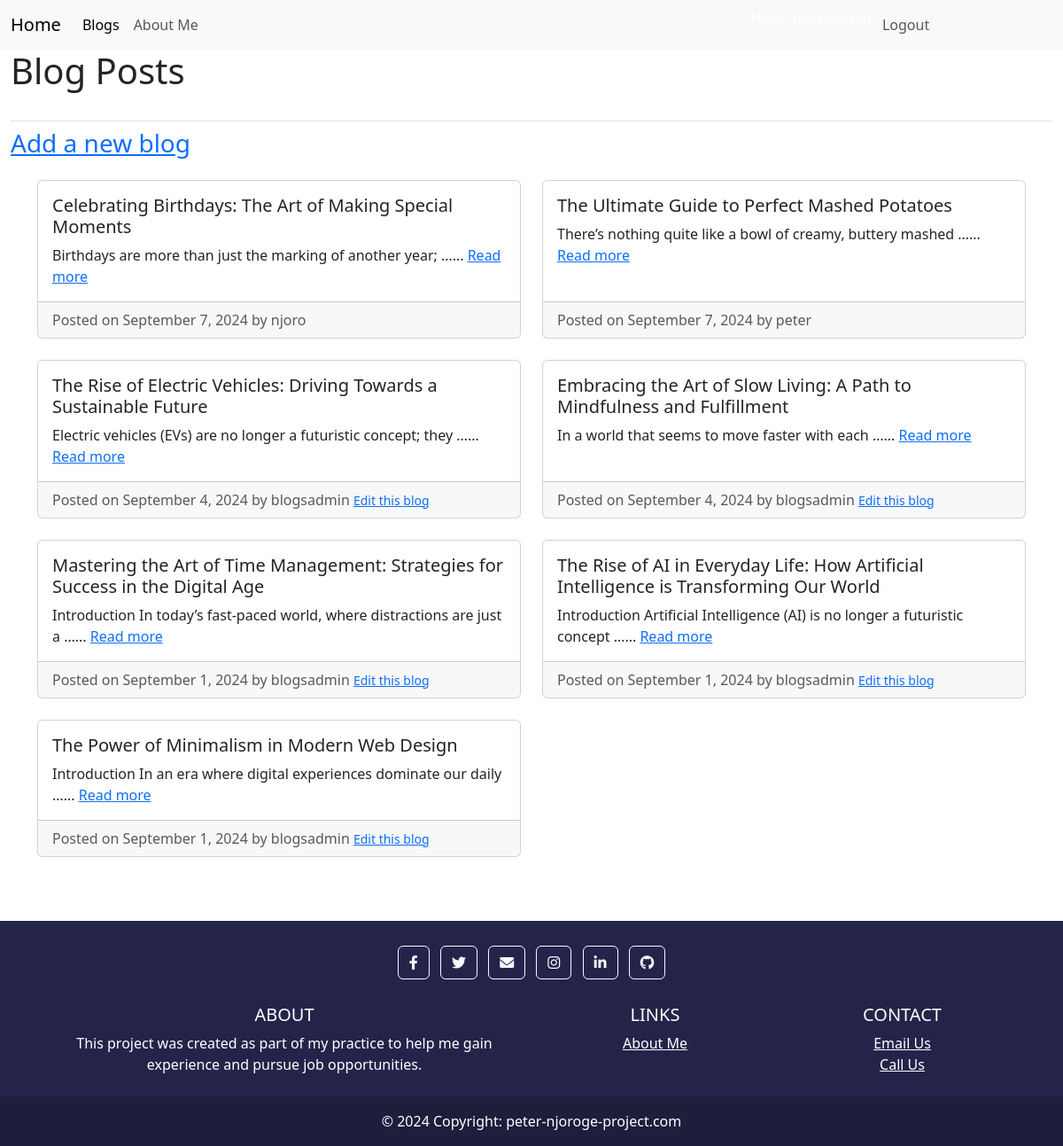
/blogs/ (signed in), run on the app's committed database.
### blogs/models.py (models this page shows, shortened)
class BlogPost(models.Model):
    title = models.CharField(max_length=200)
    text = models.TextField()
    date_added = models.DateTimeField(auto_now_add=True)
    owner = models.ForeignKey(User, on_delete=models.CASCADE)

### blogs/views.py (the view)
# urls.py: path('', include('blogs.urls')),
def blogs(request):
    blogs = BlogPost.objects.order_by('-date_added')
    logged_user = request.user
    context = {'blogs': blogs, 'logged_user': logged_user}
    return render(request, 'blogs/blogs.html', context)

### blogs/templates/blogs/blogs.html (shortened to what this page needs)
{% extends "blogs/base.html" %}
{% block page_header %}
<h1 class="mb-4">Blog Posts</h1>
{% endblock page_header%}
{% block content %} <h3>
{% if user.is_authenticated == True %}
<a href="{% url 'blogs:newblog' %}">Add a new blog</a>
</h3>
{% else %}
<h3>
<a href="{% url 'users:register' %}">Add a new blog</a>
</h3>
{% endif %}
<div class="container mt-4">
    <div class="row">
        {% for blog in blogs %}
        <div class="col-md-6 mb-4" style="color: black;">
            <div class="card h-100">
                <div class="card-body">
                    <h5 class="card-title">{{ blog.title }}</h5>
                    <p class="card-text">
                        {{ blog.text|truncatewords:10 }}...
                        <a href="{% url 'blogs:blogpost' blog.id %}">Read more</a>
                    </p>
                </div>
                <div class="card-footer text-muted">
                    Posted on {{ blog.date_added|date:"F j, Y" }} by {{ blog.owner.username }}
                    {% if logged_user == blog.owner %}
                        <small>
                            <a href="{% url 'blogs:editblog' blog.id %}">Edit this blog</a>
                        </small>
                    {% endif %}
                </div>
            </div>
        </div>
        {% empty %}
        <p>No blogs have been posted yet.</p>
        {% endfor %}
    </div>
</div>
{% endblock %}

### blogs/templates/blogs/base.html (style rules this page uses)
html, body { height: 100%; margin: 0; }
body { display: flex; flex-direction: column; }

### data on the page
BlogPost: title "Celebrating Birthdays: The Art of Making Special Moments", text "Birthdays are more than just the marking of another year; …", date_added "September 7, 2024", owner.username "njoro"
BlogPost: title "The Ultimate Guide to Perfect Mashed Potatoes", text "There’s nothing quite like a bowl of creamy, buttery mashed …", date_added "September 7, 2024", owner.username "peter"
BlogPost: title "The Rise of Electric Vehicles: Driving Towards a Sustainable Future", text "Electric vehicles (EVs) are no longer a futuristic concept; they …", date_added "September 4, 2024", owner.username "blogsadmin", shows "Edit this blog"
BlogPost: title "Embracing the Art of Slow Living: A Path to Mindfulness and Fulfillment", text "In a world that seems to move faster with each …", date_added "September 4, 2024", owner.username "blogsadmin", shows "Edit this blog"
BlogPost: title "Mastering the Art of Time Management: Strategies for Success in the Digital Age", text "Introduction In today’s fast-paced world, where distractions are just a …", date_added "September 1, 2024", owner.username "blogsadmin", shows "Edit this blog"
BlogPost: title "The Rise of AI in Everyday Life: How Artificial Intelligence is Transforming Our World", text "Introduction Artificial Intelligence (AI) is no longer a futuristic concept …", date_added "September 1, 2024", owner.username "blogsadmin", shows "Edit this blog"
BlogPost: title "The Power of Minimalism in Modern Web Design", text "Introduction In an era where digital experiences dominate our daily …", date_added "September 1, 2024", owner.username "blogsadmin", shows "Edit this blog"
